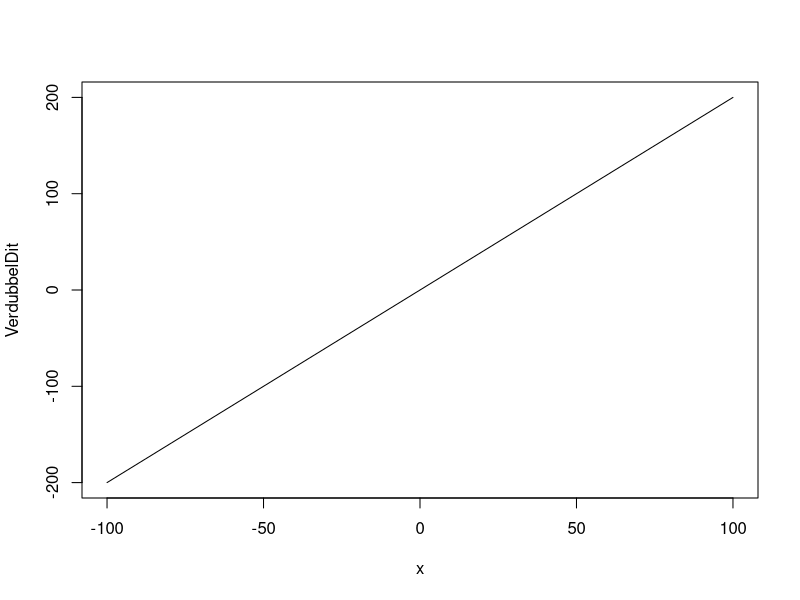

The R source for this figure:
## ------------------------------------------------------------------------
VerdubbelDit <- function(x) {
  if (!is.numeric(x)) {
      stop("No string-based input allowed!")
  }
  n <- x*2
  n
}
plot(VerdubbelDit, xlim = c(-100,100), ylim = c(-200, 200))

## ------------------------------------------------------------------------
VerdubbelDit(20)
VerdubbelDit(-10)
tryCatch(
  VerdubbelDit("hallo"),
  error = function(x) { print("hallo is invalid input indeed") }
)


